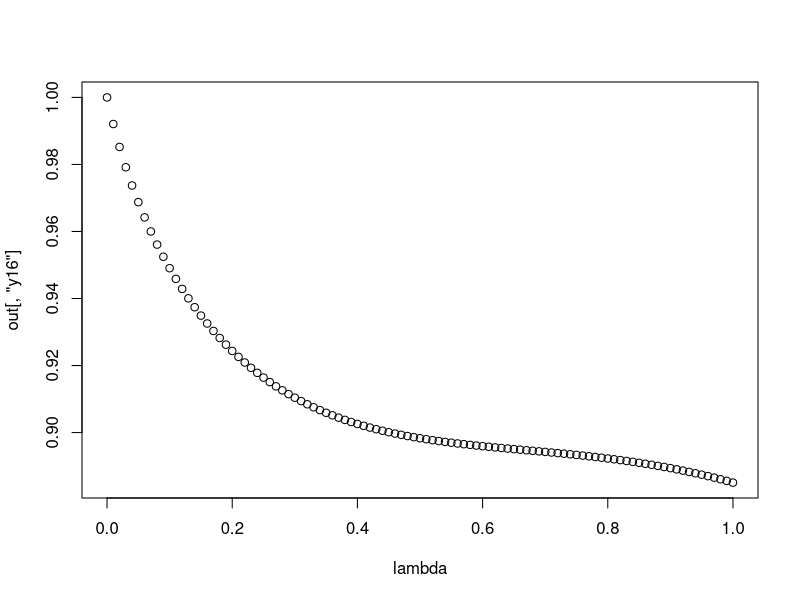

Write the R code that produced this figure.

library(deSolve)
dynamicmodel <- function(lambda, y, parms){
  dy1 <- 337.23*(0.00092235-y[2]-y[1]-y[3]-y[4]-y[7])*(0.000079433-y[1]) - (337.23+261.1)*y[1] + 0.000001*y[17] - 0.00002*y[8]
  dy2 <- 146.07*y[1] - 1841*y[2]*(0.0003283-y[3]) + 198.47*y[3] - 122.6*y[3]*(5.1288-y[5]-y[8]-y[4]-y[7]-y[6]-y[9]-y[10]-y[13]) +(420+623.17)*y[4] - 3387*y[5]*y[2]+(214.65+605.31)*y[7]-0.00001*(1-y[16])
  dy3 <- 1841*y[2]*(0.0003283-y[3]) - (198.47+338.44)*y[3]
  dy4 <- 1226*(5.1288-y[5]-y[8]-y[4]-y[7]-y[6]-y[9]-y[10]-y[13])*y[2] - (623.17+420)*y[4]
  dy5 <- 420*y[4] - 2960.3*y[5]*(0.00021238-y[6]-y[9]) + 163*y[9] - 3383.7*y[5]*y[2] + 605.31*y[7] + 67.97*y[6]
  dy6 <- 2960.3*y[5]*(0.00021238-y[6]-y[9]) - (163+668.2)*y[6]
  dy7 <- 3383.7*y[7] - (605.31+214.65)*y[7]
  dy8 <- 214.65*y[7]-1956.8*y[8]*(5.1288-y[5]-y[8]-y[4]-y[7]-y[6]-y[9]-y[10]-y[13])+48.804*y[6]-229.57*y[8]*(0.81552-y[11]-y[14]-y[10]-y[12]-y[15])+(694.13+43.658)*y[10]-338.87*y[11]*y[8]+(485.35+65.732)*y[13]
  dy9 <- 1956.8*y[8]*(5.1288-y[5]-y[8]-y[4]-y[7]-y[6]-y[9]-y[10]-y[13]) - (48.804+67.97)*y[9]
  dy10 <- 229.57*(0.81552-y[11]-y[14]-y[10]-y[12]-y[15])*y[8] - (694.13+43.658)*y[10]
  dy11 <- 43.658*y[10] - 297*y[11]*(0.50345-y[12]-y[15]) + 301.09*y[12] - 338.87*y[11]*y[8] + 485.35*y[13] - 175.91*y[15]
  dy12 <- 297*y[11]*(0.50345-y[12]-y[15]) - (301.09+31.743)*y[12]
  dy13 <- 338.87*y[11]*y[8] - (485.35+65.732)*y[13]
  dy14 <- 65.732*y[13] - 974.7*y[14]*(0.50345-y[12]-y[15]) + 587.45*y[15]
  dy15 <- 974.4*y[14]*(0.50345-y[12]-y[15]) - (587.45+175.91)*y[15]
  
  dy16 <- -20*y[16]*(y[17] - y[16]*y[17]/(0.05+y[16])) + 0.0909*y[16]*y[17]/(0.05+y[16]) + 0.9091*(1-y[16])/(0.05+1-y[16])
  dy17 <- lambda + (1 - 0.01*0.559 - 0.559*5*y[14])*(1-y[16]) - 0.1*y[14] - y[17]
  list(c(dy1, dy2, dy3, dy4, dy5, dy6, dy7, dy8, dy9, dy10, dy11, dy12, dy13, dy14, dy15, dy16, dy17))
}

yi <- c(y1 = 0, y2 = 0, y3 = 0, y4 = 0, y5 = 0, y6 = 0, y7 =0, y8 = 0, y9 = 0, y10 = 0, y11 = 0, y12 = 0, y13 = 0, y14 = 0, y15 = 0, y16 = 1, y17 = 1)

lambda <- seq(0,1,0.01)
time <- seq(0,1,0.01)

out <- ode(times = time, y = yi, func = dynamicmodel, parms = NULL)

plot(lambda, out[,'y16'])

# y1 = KKK.E1 
# y2 = KKK*
# y3 = KKK*.E2 
# y4 = KK.KKK* 
# y5 = KK - P 
# y6 = KK - P.KKP'ase 
# y7 = KK - P.KKK* 
# y8 = KK - PP 
# y9 = KK - PP.KKP'ase
# y10 = K.KK - PP 
# y11 = K - P 
# y12 = K - P.KP'ase 
# y13 = K - P.KK - PP 
# y14 = K - PP (ERK)  
# y15 = K - PP.KP'ase 

#y16 = AKT 
#y17 = pIRS1 

#E1tot = 0.000079433
#E2tot = 0.0003283 

#KKKtot = 0.00092235
#KKtot = 5.1288
#Ktot = 0.81552 

#  Interactions parameters 
# k1 = 0.000001
# k2 = 5
# k3 = 0.1
# k4 = 0.00001
# k5 = 0.00002
